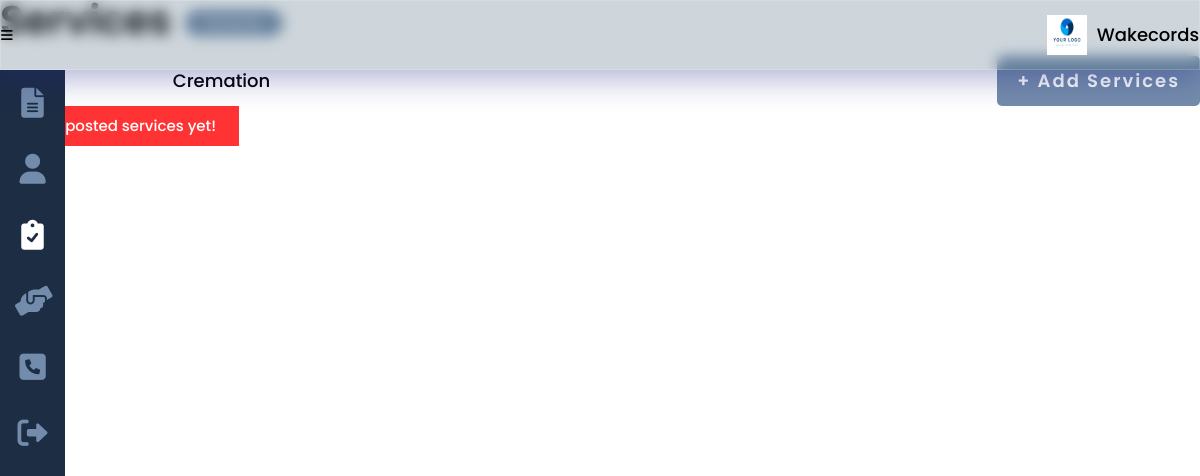
The app's page /services.php (signed in), older data.
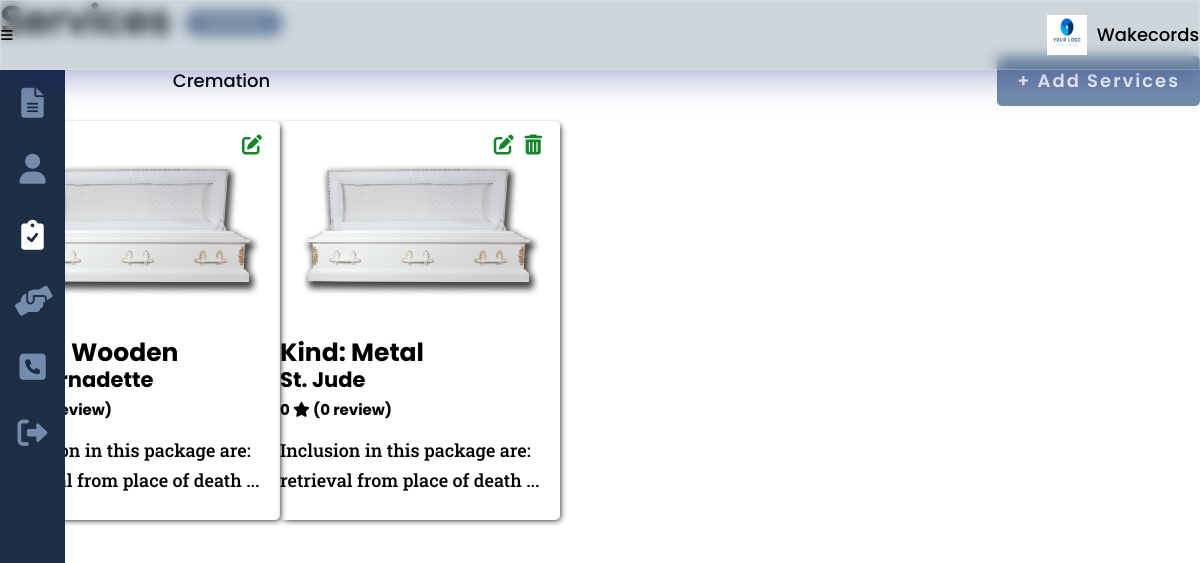
The same page, newer data.
### tables this page shows
CREATE TABLE `provider` (
  `provider_id` int(8) NOT NULL,
  `provider_logo` varchar(100) NOT NULL,
  `provider_company` varchar(25) NOT NULL,
  `provider_desc` varchar(200) NOT NULL,
  `provider_fname` varchar(25) NOT NULL,
  `provider_mi` char(1) NOT NULL,
  `provider_lname` varchar(25) NOT NULL,
  `provider_type` varchar(15) NOT NULL,
  `provider_phone` varchar(11) NOT NULL,
  `provider_address` varchar(300) NOT NULL,
  `provider_email` varchar(50) NOT NULL,
  `provider_pass` varchar(100) NOT NULL
);

CREATE TABLE `funeral` (
  `service_id` int(8) NOT NULL,
  `funeral_name` varchar(50) NOT NULL,
  `funeral_type` varchar(20) NOT NULL,
  `funeral_kind` varchar(20) NOT NULL,
  `funeral_size` varchar(200) DEFAULT NULL,
  `funeral_qty` varchar(200) DEFAULT NULL,
  `funeral_price` varchar(200) DEFAULT NULL
);

CREATE TABLE `services` (
  `service_id` int(8) NOT NULL,
  `provider_id` int(8) NOT NULL,
  `service_type` varchar(20) NOT NULL,
  `service_desc` varchar(500) NOT NULL,
  `service_cost` decimal(9,2) DEFAULT NULL,
  `service_qty` int(2) DEFAULT NULL,
  `service_img` varchar(100) NOT NULL,
  `service_status` varchar(10) NOT NULL
);

### others/db.php (called while the page is built, shortened)
<?php
	class DB
	{
		static $hostname = "localhost";
		static $dbname = "wakecords";
		static $username  = "root";
		static $password = "";
		public static function query($sql, $params=array(), $transactType)
		{
			$rows = array();
			try
			{
				$db = new PDO("mysql:host=". self::$hostname ."; dbname=". self::$dbname,  self::$username,  self::$password);
				$db->setAttribute(PDO::ATTR_ERRMODE, PDO::ERRMODE_EXCEPTION);
				$cmd = $db->prepare($sql);
				$cmd->execute($params);
				if($transactType == "READ")
					$rows = $cmd->fetchAll();
				else
					$rows = $db->lastInsertId();
			}
			catch(PDOException $e)
			{
				echo $e->getMessage();
			}
			return $rows;
		}
	}

### others/functions.php (the view, shortened to what the rows shown need)
<?php
	require_once("others/db.php");
	function limit_text($text, $limit) {
		if (str_word_count($text, 0) > $limit) {
			$words = str_word_count($text, 2);
			$pos   = array_keys($words);
			$text  = substr($text, 0, $pos[$limit]) . '...';
		}
		return $text;
	}
	function provider_services($type=''){
		$provider = provider();
		switch($provider['provider_type']){
			case "funeral":
				$services = DB::query("SELECT * FROM services s JOIN funeral f ON s.service_id=f.service_id WHERE provider_id=? AND funeral_type=?", array($provider['provider_id'], $type), "READ");
			break;
		}
		switch($provider['provider_type']){
			case "funeral":
				if(count($services) > 0){
					foreach($services as $results){
						echo "
						<div class='card-0 no-padding'>
							<a href='funeral_tradition_this.php?service_id=".$results['service_id']."&id={$results['provider_id']}'>
								<img src='images/providers/".$results['service_type']."/".$results['provider_id']."/".$results['service_img']."'>
								<h3 style='margin-bottom:0;line-height:1;font-size:25px;'>Kind: ".ucwords($results['funeral_kind'])."</h3>
								<h3>".$results['funeral_name']."
									<span>
										".ratings($results['service_id'], true)."
										<i class='fa-solid fa-star'></i>
										(".ratings_count($results['service_id'], true).")
									</span>
								</h3>
								<p>
									".limit_text($results['service_desc'], 10)."
								</p>
							</a>
							<div class='buttons'>
						";
						if(!service_is_booked($results['service_id'])){
							echo "
							<a href='services_add.php?id=".$results['service_id']."&book&edit' class=''><i class='fa-solid fa-pen-to-square'></i></a>
							<a href='deleting.php?table={$results['service_type']}&attr=service_id&data=".$results['service_id']."&url=services' onclick='return confirm(\"Are you sure you want to delete this service?\");'><i class='fa-solid fa-trash-can'></i></a>";
						}
						else {
							echo "<a href='services_add.php?id=".$results['service_id']."&edit' class=''><i class='fa-solid fa-pen-to-square'></i></a>";
						}
						echo "
							</div>
						</div>
						";
					}
				}
				else messaging("error", "No posted services yet!");
			break;
		}
	}
	function provider($id=0){
		if($id == 0)
			$type = read("provider", ["provider_id"], [$_SESSION['provider']]);
		else
			$type = read("provider", ["provider_id"], [$id]);
		return $type[0];
	}
	function ratings($id, $service = true){
		$avg_stars = 0;
		if($service)
			$feedback = read("feedback", ["service_id"], [$id]);
		else {
			$feedback = DB::query("SELECT * FROM feedback a JOIN services b ON a.service_id = b.service_id WHERE provider_id = ?", array($id), "READ");
		}
		if(count($feedback) > 0){
			foreach($feedback as $result){
				$avg_stars += $result['feedback_star'];
			}
			$avg_stars /= count($feedback);
		}
		else return $avg_stars;
		return number_format((float)$avg_stars,1,".","");
	}
	function ratings_count($id, $service = true){
		if($service)
			$feedback = read("feedback", ["service_id"], [$id]);
		else {
			$feedback = DB::query("SELECT * FROM feedback a JOIN services b ON a.service_id = b.service_id WHERE provider_id = ?", array($id), "READ");
		}
		return (count($feedback) > 1) ? count($feedback)." reviews" : count($feedback)." review";
	}
	function read($table, $attr=[], $data=[]){
		if(count($attr) == 1){
			return DB::query("SELECT * FROM ".$table." WHERE ".$attr[0]."=?", array($data[0]), "READ");
		}
	}
	function service_is_booked($service_id){
		$service = DB::query("SELECT * FROM services s JOIN purchase p ON s.service_id = p.service_id WHERE s.service_id=?", array($service_id), "READ");
		if(count($service) > 0)
			return true;
		return false;
	}

### others/header.php (shortened to what the rows shown need)
<div class="header">
	<picture>
		<?php
			if(isset($_SESSION['provider'])){
				$provider = provider();
				if(empty($provider['provider_logo'])){
		?>
				<svg xmlns="http://www.w3.org/2000/svg" viewBox="0 0 640 512"><path d="M425.1 482.6c-2.303-1.25-4.572-2.559-6.809-3.93l-7.818 4.493c-6.002 3.504-12.83 5.352-19.75 5.352c-10.71 0-21.13-4.492-28.97-12.75c-18.41-20.09-32.29-44.15-40.22-69.9c-5.352-18.06 2.343-36.87 17.83-45.24l8.018-4.669c-.0664-2.621-.0664-5.242 0-7.859l-7.655-4.461c-12.3-6.953-19.4-19.66-19.64-33.38C305.6 306.3 290.4 304 274.7 304H173.3C77.61 304 0 381.7 0 477.4C0 496.5 15.52 512 34.66 512H413.3c5.727 0 10.9-1.727 15.66-4.188c-2.271-4.984-3.86-10.3-3.86-16.06V482.6zM224 256c70.7 0 128-57.31 128-128S294.7 0 224 0C153.3 0 96 57.31 96 128S153.3 256 224 256zM610.5 373.3c2.625-14 2.625-28.5 0-42.5l25.75-15c3-1.625 4.375-5.125 3.375-8.5c-6.75-21.5-18.25-41.13-33.25-57.38c-2.25-2.5-6-3.125-9-1.375l-25.75 14.88c-10.88-9.25-23.38-16.5-36.88-21.25V212.3c0-3.375-2.5-6.375-5.75-7c-22.25-5-45-4.875-66.25 0c-3.25 .625-5.625 3.625-5.625 7v29.88c-13.5 4.75-26 12-36.88 21.25L394.4 248.5c-2.875-1.75-6.625-1.125-9 1.375c-15 16.25-26.5 35.88-33.13 57.38c-1 3.375 .3751 6.875 3.25 8.5l25.75 15c-2.5 14-2.5 28.5 0 42.5l-25.75 15c-3 1.625-4.25 5.125-3.25 8.5c6.625 21.5 18.13 41 33.13 57.38c2.375 2.5 6 3.125 9 1.375l25.88-14.88c10.88 9.25 23.38 16.5 36.88 21.25v29.88c0 3.375 2.375 6.375 5.625 7c22.38 5 45 4.875 66.25 0c3.25-.625 5.75-3.625 5.75-7v-29.88c13.5-4.75 26-12 36.88-21.25l25.75 14.88c2.875 1.75 6.75 1.125 9-1.375c15-16.25 26.5-35.88 33.25-57.38c1-3.375-.3751-6.875-3.375-8.5L610.5 373.3zM496 400.5c-26.75 0-48.5-21.75-48.5-48.5s21.75-48.5 48.5-48.5c26.75 0 48.5 21.75 48.5 48.5S522.8 400.5 496 400.5z"/></svg>
		<?php
				}
				else echo "<img class='header-logo' src='images/providers/".$provider['provider_type']."/".$_SESSION['provider']."/".$provider['provider_logo']."' >";
			}
			else echo "<img class='header-logo' src='images/main-logo.png'>";
		?>
		<div>Wakecords</div>
	</picture>
</div>

Row changes from the older to the newer data that the page shows:
added funeral: service_id.service_img (picture), funeral_kind "Wooden", funeral_name "St. Bernadette", service_id "0 review", service_id.service_desc "Inclusion in this package are: retrieval from place of death ..."
added funeral: service_id.service_img (picture), funeral_kind "Metal", funeral_name "St. Jude", service_id "0", service_id "0 review", service_id.service_desc "Inclusion in this package are: retrieval from place of death ..."
Text that changed along with them:
$msg: "No posted services yet!" → (not shown)
